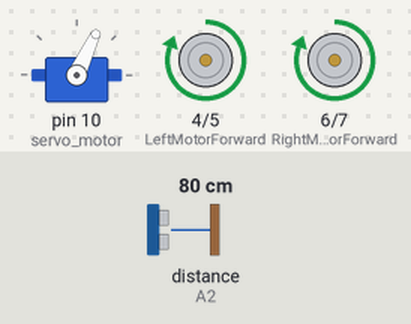
A sketch run on a simulated Arduino Uno, built with avr-gcc and run on an emulated ATmega328P. Parts: servo, motor-driver pin pairs drawn as motors (green arrow = first pin HIGH = forward, orange = second pin HIGH = backward, longer = more drive). Inputs (shaded band) come from the test bench; at power-on: distance to the obstacle (sensor on A2) 80 cm. The echo pulse lasts 58.3 µs per cm.

Above: at 3.4 s.
3.5 s: distance to the obstacle (sensor on A2) set to 23 cm
5.0 s: distance to the obstacle (sensor on A2) set to 18 cm
At 7.8 s:
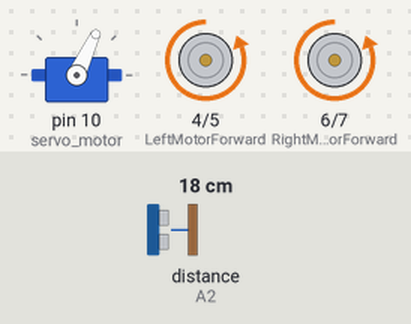
8.0 s: distance to the obstacle (sensor on A2) set to 35 cm
At 9.7 s:
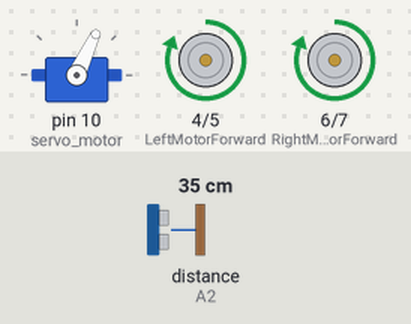
10.0 s: distance to the obstacle (sensor on A2) set to 2 cm
At 10.7 s:
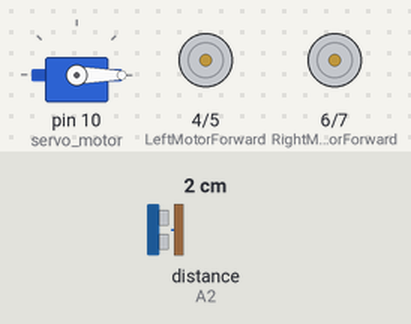
Timing chart, 0 to 14.0 s (numbered marks = the images above; inputs shaded):
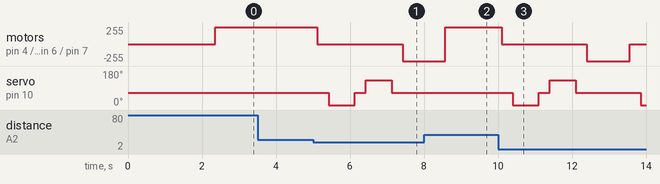

Measured:
- the behaviour switches between 21 and 20 cm on distance to the obstacle (sensor on A2) (found by bisection; images 0 and 1)
- after the input at 3.5 s, every drawn part: stays the same
- after the input at 5.0 s, motor on pin 4 (LeftMotorForward) / pin 5 (LeftMotorBackward), motor on pin 6 (RightMotorForward) / pin 7 (RightMotorBackward): forward 255/255 → stopped after 0.12 s, → backward 255/255 2.3 s later; servo on pin 10 (servo_motor): 65° → 0° after 0.42 s, → 65° 0.70 s later, → 130° 0.30 s later, → 65° 0.70 s later
- after the input at 8.0 s, motor on pin 4 (LeftMotorForward) / pin 5 (LeftMotorBackward), motor on pin 6 (RightMotorForward) / pin 7 (RightMotorBackward): backward 255/255 → forward 255/255 after 0.58 s; servo on pin 10 (servo_motor): stays 65° (without the input it goes to 0° after 0.88 s)
- after the input at 10.0 s, motor on pin 4 (LeftMotorForward) / pin 5 (LeftMotorBackward), motor on pin 6 (RightMotorForward) / pin 7 (RightMotorBackward): forward 255/255 → stopped after 0.10 s, → backward 255/255 2.3 s later, → stopped 1.2 s later

The sketch:

Code.ino
```cpp
#include <Servo.h>
#include <NewPing.h>

const int LeftMotorForward = 4;
const int LeftMotorBackward = 5;
const int RightMotorForward = 6;
const int RightMotorBackward = 7;

#define TRIGGER_PIN  A1
#define ECHO_PIN     A2
#define MAX_DISTANCE 250

Servo servo_motor;
NewPing sonar(TRIGGER_PIN, ECHO_PIN, MAX_DISTANCE);

boolean goesForward = false;
int distance = 100;

void setup()
{

  pinMode(RightMotorForward, OUTPUT);
  pinMode(LeftMotorForward, OUTPUT);
  pinMode(LeftMotorBackward, OUTPUT);
  pinMode(RightMotorBackward, OUTPUT);

  servo_motor.attach(10);
  servo_motor.write(65);
  delay(2000);
  distance = readPing();
  delay(100);
}

void loop()
{ distance = readPing();
  int distanceRight = 0;
  int distanceLeft = 0;
  delay(50);

  if (distance <= 20)
  {
    moveStop();
    delay(300);
    distanceRight = lookRight();
    delay(300);
    distanceLeft = lookLeft();
    delay(300);
    if(distanceLeft<=20 && distanceRight<=20)
    {
      moveBackward();
      delay(1000);
    }
    else if (distanceLeft >= distanceRight)
    {
      turnLeft();
      delay(500);
      moveStop();
      delay(300);
    }
    else
    {
      turnRight();
      delay(500);
      moveStop();
      delay(300);
    }
  }
  else
  {
    moveForward();
  }


}

int lookRight()
{
  servo_motor.write(0);
  delay(500);
  int distance = readPing();
  delay(100);
  servo_motor.write(65);
  return distance;
}

int lookLeft()
{
  servo_motor.write(130);
  delay(500);
  int distance = readPing();
  delay(100);
  servo_motor.write(65);
  return distance;
}

int readPing()
{
  delay(100);
  int cm = sonar.ping_cm();
  if (cm==0)
  {
    cm=250;
  }
  return cm;
}

void moveStop()
{
  digitalWrite(RightMotorForward, LOW);
  digitalWrite(RightMotorBackward, LOW);
  digitalWrite(LeftMotorForward, LOW);
  digitalWrite(LeftMotorBackward, LOW);
}

void moveForward()
{
    digitalWrite(RightMotorForward, HIGH);
    digitalWrite(RightMotorBackward, LOW);
    digitalWrite(LeftMotorForward, HIGH);
    digitalWrite(LeftMotorBackward, LOW);
}

void moveBackward()
{
  digitalWrite(RightMotorForward, LOW);
  digitalWrite(RightMotorBackward, HIGH);
  digitalWrite(LeftMotorForward, LOW);
  digitalWrite(LeftMotorBackward, HIGH);
}

void turnRight()
{
  digitalWrite(RightMotorForward, LOW);
  digitalWrite(RightMotorBackward, LOW);
  digitalWrite(LeftMotorForward, HIGH);
  digitalWrite(LeftMotorBackward, LOW);
}

void turnLeft()
{
  digitalWrite(RightMotorForward, HIGH);
  digitalWrite(RightMotorBackward, LOW);
  digitalWrite(LeftMotorForward, LOW);
  digitalWrite(LeftMotorBackward, LOW);
}
```
